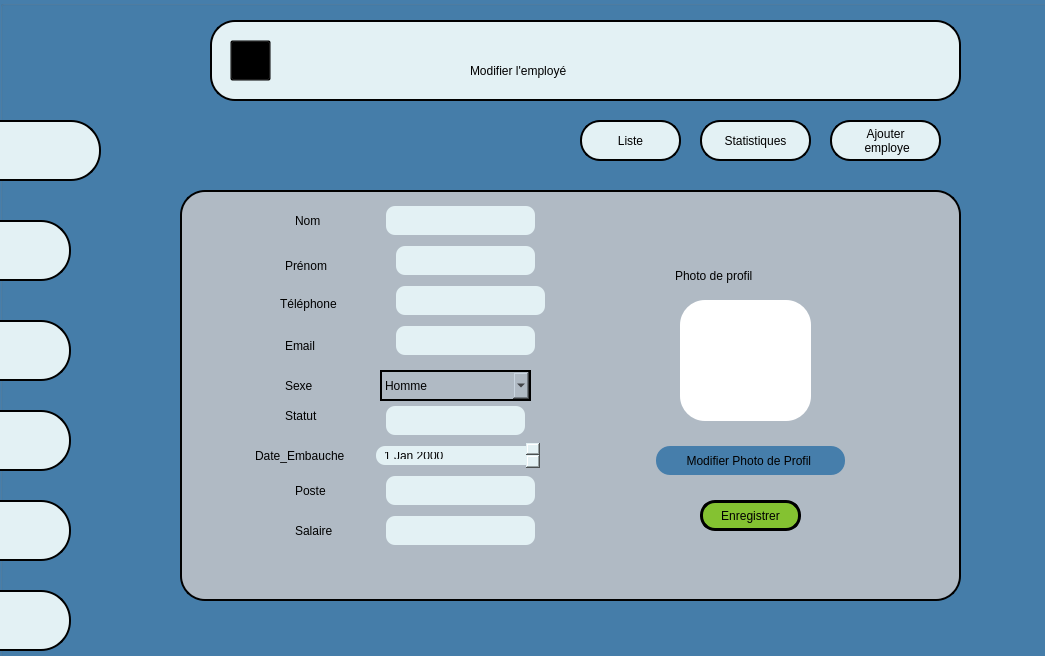
<?xml version="1.0" encoding="UTF-8"?>
<ui version="4.0">
 <class>ModifierDialog</class>
 <widget class="QDialog" name="ModifierDialog">
  <property name="geometry">
   <rect>
    <x>0</x>
    <y>0</y>
    <width>1045</width>
    <height>656</height>
   </rect>
  </property>
  <property name="windowTitle">
   <string>Dialog</string>
  </property>
  <widget class="QGroupBox" name="groupBox">
   <property name="geometry">
    <rect>
     <x>0</x>
     <y>0</y>
     <width>1091</width>
     <height>781</height>
    </rect>
   </property>
   <property name="styleSheet">
    <string notr="true">background-color: rgb(70, 126, 171);</string>
   </property>
   <property name="title">
    <string/>
   </property>
   <widget class="QPushButton" name="pushButton_10">
    <property name="geometry">
     <rect>
      <x>-30</x>
      <y>220</y>
      <width>101</width>
      <height>61</height>
     </rect>
    </property>
    <property name="styleSheet">
     <string notr="true">background-color: rgb(227, 241, 244);
border: 2px solid; /* Ajoute une bordure */
border-image-source: linear-gradient(to right, black, white); /* Définir le gradient */
border-image-slice: 1; /* Permet d'appliquer le gradient sur toute la bordure */
border-radius: 30px; /* Ajuste selon le degré d'arrondi souhaité */
qproperty-iconSize: 42px 42px; /* Ajuste la taille de l'icône */</string>
    </property>
    <property name="text">
     <string/>
    </property>
    <property name="icon">
     <iconset resource="img.qrc">
      <normaloff>:/Desktop/img/5973800-removebg-preview.png</normaloff>:/Desktop/img/5973800-removebg-preview.png</iconset>
    </property>
   </widget>
   <widget class="QPushButton" name="pushButton_4">
    <property name="geometry">
     <rect>
      <x>-40</x>
      <y>500</y>
      <width>111</width>
      <height>61</height>
     </rect>
    </property>
    <property name="styleSheet">
     <string notr="true">background-color: rgb(227, 241, 244);
border: 2px solid; /* Ajoute une bordure */
border-image-source: linear-gradient(to right, black, white); /* Définir le gradient */
border-image-slice: 1; /* Permet d'appliquer le gradient sur toute la bordure */
border-radius: 30px; /* Ajuste selon le degré d'arrondi souhaité */
qproperty-iconSize: 42px 42px; /* Ajuste la taille de l'icône */</string>
    </property>
    <property name="text">
     <string/>
    </property>
    <property name="icon">
     <iconset resource="img.qrc">
      <normaloff>:/Desktop/img/1623971-removebg-preview.png</normaloff>:/Desktop/img/1623971-removebg-preview.png</iconset>
    </property>
   </widget>
   <widget class="QPushButton" name="pushButton_5">
    <property name="geometry">
     <rect>
      <x>-30</x>
      <y>410</y>
      <width>101</width>
      <height>61</height>
     </rect>
    </property>
    <property name="styleSheet">
     <string notr="true">background-color: rgb(227, 241, 244);
border: 2px solid; /* Ajoute une bordure */
border-image-source: linear-gradient(to right, black, white); /* Définir le gradient */
border-image-slice: 1; /* Permet d'appliquer le gradient sur toute la bordure */
border-radius: 30px; /* Ajuste selon le degré d'arrondi souhaité */
qproperty-iconSize: 42px 42px; /* Ajuste la taille de l'icône */</string>
    </property>
    <property name="text">
     <string/>
    </property>
    <property name="icon">
     <iconset resource="img.qrc">
      <normaloff>:/Desktop/img/9321345-removebg-preview.png</normaloff>:/Desktop/img/9321345-removebg-preview.png</iconset>
    </property>
   </widget>
   <widget class="QPushButton" name="pushButton_6">
    <property name="geometry">
     <rect>
      <x>-30</x>
      <y>590</y>
      <width>101</width>
      <height>61</height>
     </rect>
    </property>
    <property name="styleSheet">
     <string notr="true">background-color: rgb(227, 241, 244);
border: 2px solid; /* Ajoute une bordure */
border-image-source: linear-gradient(to right, black, white); /* Définir le gradient */
border-image-slice: 1; /* Permet d'appliquer le gradient sur toute la bordure */
border-radius: 30px; /* Ajuste selon le degré d'arrondi souhaité */
qproperty-iconSize: 42px 42px; /* Ajuste la taille de l'icône */</string>
    </property>
    <property name="text">
     <string/>
    </property>
    <property name="icon">
     <iconset resource="img.qrc">
      <normaloff>:/Desktop/img/4986021-removebg-preview.png</normaloff>:/Desktop/img/4986021-removebg-preview.png</iconset>
    </property>
   </widget>
   <widget class="QPushButton" name="pushButton_3">
    <property name="geometry">
     <rect>
      <x>10</x>
      <y>20</y>
      <width>81</width>
      <height>71</height>
     </rect>
    </property>
    <property name="styleSheet">
     <string notr="true">background: none; /* Supprime le fond */
qproperty-iconSize: 70px 70px; /* Augmente la taille de l'icône */
border: none; /* Supprime la bordure si nécessaire */

</string>
    </property>
    <property name="text">
     <string/>
    </property>
    <property name="icon">
     <iconset resource="img.qrc">
      <normaloff>:/Desktop/img/logo_final-removebg-preview.ico</normaloff>:/Desktop/img/logo_final-removebg-preview.ico</iconset>
    </property>
   </widget>
   <widget class="QPushButton" name="pushButton_7">
    <property name="geometry">
     <rect>
      <x>-30</x>
      <y>320</y>
      <width>101</width>
      <height>61</height>
     </rect>
    </property>
    <property name="styleSheet">
     <string notr="true">background-color: rgb(227, 241, 244);
border: 2px solid; /* Ajoute une bordure */
border-image-source: linear-gradient(to right, black, white); /* Définir le gradient */
border-image-slice: 1; /* Permet d'appliquer le gradient sur toute la bordure */
border-radius: 30px; /* Ajuste selon le degré d'arrondi souhaité */
qproperty-iconSize: 42px 42px; /* Ajuste la taille de l'icône */</string>
    </property>
    <property name="text">
     <string/>
    </property>
    <property name="icon">
     <iconset resource="img.qrc">
      <normaloff>:/Desktop/img/3079026-removebg-preview.png</normaloff>:/Desktop/img/3079026-removebg-preview.png</iconset>
    </property>
   </widget>
   <widget class="QLabel" name="label">
    <property name="geometry">
     <rect>
      <x>210</x>
      <y>20</y>
      <width>751</width>
      <height>81</height>
     </rect>
    </property>
    <property name="styleSheet">
     <string notr="true">background-color: rgb(227, 241, 244);
border: 2px solid; /* Ajoute une bordure */
border-image-source: linear-gradient(to right, black, white); /* Définir le gradient */
border-image-slice: 1; /* Permet d'appliquer le gradient sur toute la bordure */
border-radius: 25px; /* Ajuste selon le degré d'arrondi souhaité */
</string>
    </property>
    <property name="text">
     <string/>
    </property>
   </widget>
   <widget class="QPushButton" name="pushButton_9">
    <property name="geometry">
     <rect>
      <x>230</x>
      <y>40</y>
      <width>41</width>
      <height>41</height>
     </rect>
    </property>
    <property name="styleSheet">
     <string notr="true">background : transparent ;
background-color: transparent;
qproperty-iconSize: 30px 30px; /* Ajuste la taille de l'icône */</string>
    </property>
    <property name="text">
     <string/>
    </property>
    <property name="icon">
     <iconset theme="QIcon::ThemeIcon::SystemLogOut"/>
    </property>
   </widget>
   <widget class="QLabel" name="label_4">
    <property name="geometry">
     <rect>
      <x>470</x>
      <y>50</y>
      <width>291</width>
      <height>41</height>
     </rect>
    </property>
    <property name="styleSheet">
     <string notr="true">background : none ;
font: 700 18pt &quot;Arial&quot;;</string>
    </property>
    <property name="text">
     <string>Modifier l'employé </string>
    </property>
   </widget>
   <widget class="QPushButton" name="liste">
    <property name="geometry">
     <rect>
      <x>580</x>
      <y>120</y>
      <width>101</width>
      <height>41</height>
     </rect>
    </property>
    <property name="styleSheet">
     <string notr="true">background-color: rgb(227, 241, 244);
font: 700 9pt &quot;Segoe UI&quot;;
border: 2px solid black ; /* Ajoute une bordure */
border-image-source: linear-gradient(to right, black, white); /* Définir le gradient */
border-image-slice: 1; /* Permet d'appliquer le gradient sur toute la bordure */
qproperty-iconSize: 20px 20px; /* Ajuste la taille de l'icône */
border-radius: 20px; /* Ajuste selon le degré d'arrondi souhaité */
</string>
    </property>
    <property name="text">
     <string>Liste</string>
    </property>
    <property name="icon">
     <iconset resource="img.qrc">
      <normaloff>:/Desktop/img/570170-removebg-preview[1].png</normaloff>:/Desktop/img/570170-removebg-preview[1].png</iconset>
    </property>
   </widget>
   <widget class="QPushButton" name="stat">
    <property name="geometry">
     <rect>
      <x>700</x>
      <y>120</y>
      <width>111</width>
      <height>41</height>
     </rect>
    </property>
    <property name="styleSheet">
     <string notr="true">background-color: rgb(227, 241, 244);
font: 700 9pt &quot;Segoe UI&quot;;
border: 2px solid black ; /* Ajoute une bordure */
border-image-source: linear-gradient(to right, black, white); /* Définir le gradient */
border-image-slice: 1; /* Permet d'appliquer le gradient sur toute la bordure */
qproperty-iconSize: 20px 20px; /* Ajuste la taille de l'icône */
border-radius: 20px; /* Ajuste selon le degré d'arrondi souhaité */
</string>
    </property>
    <property name="text">
     <string>Statistiques</string>
    </property>
    <property name="icon">
     <iconset resource="img.qrc">
      <normaloff>:/Desktop/img/1170667-removebg-preview.png</normaloff>:/Desktop/img/1170667-removebg-preview.png</iconset>
    </property>
   </widget>
   <widget class="QPushButton" name="ajout">
    <property name="geometry">
     <rect>
      <x>830</x>
      <y>120</y>
      <width>111</width>
      <height>41</height>
     </rect>
    </property>
    <property name="styleSheet">
     <string notr="true">background-color: rgb(227, 241, 244);
font: 700 9pt &quot;Segoe UI&quot;;
border: 2px solid black ; /* Ajoute une bordure */
border-image-source: linear-gradient(to right, black, white); /* Définir le gradient */
border-image-slice: 1; /* Permet d'appliquer le gradient sur toute la bordure */
qproperty-iconSize: 30px 30px; /* Ajuste la taille de l'icône */
border-radius: 20px; /* Ajuste selon le degré d'arrondi souhaité */
</string>
    </property>
    <property name="text">
     <string>Ajouter
 employe</string>
    </property>
    <property name="icon">
     <iconset resource="img.qrc">
      <normaloff>:/Desktop/img/18926930-conception-d-icone-de-formulaire-gratuit-vectoriel-removebg-preview[1].png</normaloff>:/Desktop/img/18926930-conception-d-icone-de-formulaire-gratuit-vectoriel-removebg-preview[1].png</iconset>
    </property>
   </widget>
   <widget class="QGroupBox" name="groupBox_5">
    <property name="enabled">
     <bool>true</bool>
    </property>
    <property name="geometry">
     <rect>
      <x>180</x>
      <y>190</y>
      <width>781</width>
      <height>411</height>
     </rect>
    </property>
    <property name="styleSheet">
     <string notr="true">background-color: rgb(176, 186, 196);
border: 2px solid black ; /* Ajoute une bordure */
border-radius: 25px; /* Ajuste selon le degré d'arrondi souhaité */
</string>
    </property>
    <property name="title">
     <string/>
    </property>
    <widget class="QLabel" name="label_14">
     <property name="geometry">
      <rect>
       <x>110</x>
       <y>20</y>
       <width>81</width>
       <height>21</height>
      </rect>
     </property>
     <property name="styleSheet">
      <string notr="true">border: 2px solid transparent ; /* Ajoute une bordure */
font: 700 12pt &quot;Arial Rounded MT&quot;;
</string>
     </property>
     <property name="text">
      <string>Nom</string>
     </property>
    </widget>
    <widget class="QLineEdit" name="nom">
     <property name="geometry">
      <rect>
       <x>200</x>
       <y>10</y>
       <width>161</width>
       <height>41</height>
      </rect>
     </property>
     <property name="styleSheet">
      <string notr="true">background-color: rgb(227, 241, 244);
border: 12px solid transparent ; /* Ajoute une bordure */
border-image-source: linear-gradient(to right, black, white); /* Définir le gradient */
border-image-slice: 1; /* Permet d'appliquer le gradient sur toute la bordure */
border-radius: 15px; /* Ajuste selon le degré d'arrondi souhaité */

</string>
     </property>
    </widget>
    <widget class="QLabel" name="label_15">
     <property name="geometry">
      <rect>
       <x>100</x>
       <y>60</y>
       <width>141</width>
       <height>31</height>
      </rect>
     </property>
     <property name="styleSheet">
      <string notr="true">border: 2px solid transparent ; /* Ajoute une bordure */
font: 700 12pt &quot;Arial Rounded MT&quot;;
</string>
     </property>
     <property name="text">
      <string>Prénom</string>
     </property>
    </widget>
    <widget class="QLabel" name="label_16">
     <property name="geometry">
      <rect>
       <x>110</x>
       <y>280</y>
       <width>131</width>
       <height>41</height>
      </rect>
     </property>
     <property name="styleSheet">
      <string notr="true">border: 2px solid transparent ; /* Ajoute une bordure */
font: 700 12pt &quot;Arial Rounded MT&quot;;
</string>
     </property>
     <property name="text">
      <string>Poste</string>
     </property>
    </widget>
    <widget class="QLineEdit" name="prenom">
     <property name="geometry">
      <rect>
       <x>210</x>
       <y>50</y>
       <width>151</width>
       <height>41</height>
      </rect>
     </property>
     <property name="styleSheet">
      <string notr="true">background-color: rgb(227, 241, 244);
border: 12px solid transparent ; /* Ajoute une bordure */
border-image-source: linear-gradient(to right, black, white); /* Définir le gradient */
border-image-slice: 1; /* Permet d'appliquer le gradient sur toute la bordure */
border-radius: 15px; /* Ajuste selon le degré d'arrondi souhaité */

</string>
     </property>
    </widget>
    <widget class="QLineEdit" name="telephone">
     <property name="geometry">
      <rect>
       <x>210</x>
       <y>90</y>
       <width>161</width>
       <height>41</height>
      </rect>
     </property>
     <property name="styleSheet">
      <string notr="true">background-color: rgb(227, 241, 244);
border: 12px solid transparent ; /* Ajoute une bordure */
border-image-source: linear-gradient(to right, black, white); /* Définir le gradient */
border-image-slice: 1; /* Permet d'appliquer le gradient sur toute la bordure */
border-radius: 15px; /* Ajuste selon le degré d'arrondi souhaité */

</string>
     </property>
    </widget>
    <widget class="QLineEdit" name="email">
     <property name="geometry">
      <rect>
       <x>210</x>
       <y>130</y>
       <width>151</width>
       <height>41</height>
      </rect>
     </property>
     <property name="styleSheet">
      <string notr="true">background-color: rgb(227, 241, 244);
border: 12px solid transparent ; /* Ajoute une bordure */
border-image-source: linear-gradient(to right, black, white); /* Définir le gradient */
border-image-slice: 1; /* Permet d'appliquer le gradient sur toute la bordure */
border-radius: 15px; /* Ajuste selon le degré d'arrondi souhaité */

</string>
     </property>
    </widget>
    <widget class="QLabel" name="label_17">
     <property name="geometry">
      <rect>
       <x>100</x>
       <y>100</y>
       <width>141</width>
       <height>41</height>
      </rect>
     </property>
     <property name="styleSheet">
      <string notr="true">border:  transparent ;
font: 700 12pt &quot;Arial Rounded MT&quot;;
background : none ;</string>
     </property>
     <property name="text">
      <string>Téléphone
</string>
     </property>
    </widget>
    <widget class="QLabel" name="label_18">
     <property name="geometry">
      <rect>
       <x>100</x>
       <y>200</y>
       <width>121</width>
       <height>51</height>
      </rect>
     </property>
     <property name="styleSheet">
      <string notr="true">border: 2px solid transparent ; /* Ajoute une bordure */
font: 700 12pt &quot;Arial Rounded MT&quot;;
</string>
     </property>
     <property name="text">
      <string>Statut</string>
     </property>
    </widget>
    <widget class="QLabel" name="label_19">
     <property name="geometry">
      <rect>
       <x>70</x>
       <y>240</y>
       <width>271</width>
       <height>51</height>
      </rect>
     </property>
     <property name="styleSheet">
      <string notr="true">border: 2px solid transparent ; /* Ajoute une bordure */
font: 700 12pt &quot;Arial Rounded MT&quot;;
</string>
     </property>
     <property name="text">
      <string>Date_Embauche</string>
     </property>
    </widget>
    <widget class="QLabel" name="label_20">
     <property name="geometry">
      <rect>
       <x>100</x>
       <y>140</y>
       <width>111</width>
       <height>31</height>
      </rect>
     </property>
     <property name="styleSheet">
      <string notr="true">border: 2px solid transparent ; /* Ajoute une bordure */
font: 700 12pt &quot;Arial Rounded MT&quot;;
background : none ;</string>
     </property>
     <property name="text">
      <string>Email</string>
     </property>
    </widget>
    <widget class="QLineEdit" name="poste">
     <property name="geometry">
      <rect>
       <x>200</x>
       <y>280</y>
       <width>161</width>
       <height>41</height>
      </rect>
     </property>
     <property name="styleSheet">
      <string notr="true">background-color: rgb(227, 241, 244);
border: 12px solid transparent ; /* Ajoute une bordure */
border-image-source: linear-gradient(to right, black, white); /* Définir le gradient */
border-image-slice: 1; /* Permet d'appliquer le gradient sur toute la bordure */
border-radius: 15px; /* Ajuste selon le degré d'arrondi souhaité */

</string>
     </property>
    </widget>
    <widget class="QLineEdit" name="statut">
     <property name="geometry">
      <rect>
       <x>200</x>
       <y>210</y>
       <width>151</width>
       <height>41</height>
      </rect>
     </property>
     <property name="styleSheet">
      <string notr="true">background-color: rgb(227, 241, 244);
border: 12px solid transparent ; /* Ajoute une bordure */
border-image-source: linear-gradient(to right, black, white); /* Définir le gradient */
border-image-slice: 1; /* Permet d'appliquer le gradient sur toute la bordure */
border-radius: 15px; /* Ajuste selon le degré d'arrondi souhaité */

</string>
     </property>
    </widget>
    <widget class="QDateEdit" name="date_embauche">
     <property name="geometry">
      <rect>
       <x>190</x>
       <y>250</y>
       <width>171</width>
       <height>31</height>
      </rect>
     </property>
     <property name="styleSheet">
      <string notr="true">background-color: rgb(227, 241, 244);
border: 12px solid transparent ; /* Ajoute une bordure */
border-image-source: linear-gradient(to right, black, white); /* Définir le gradient */
border-image-slice: 1; /* Permet d'appliquer le gradient sur toute la bordure */
border-radius: 15px; /* Ajuste selon le degré d'arrondi souhaité */
</string>
     </property>
    </widget>
    <widget class="QLabel" name="label_21">
     <property name="geometry">
      <rect>
       <x>100</x>
       <y>180</y>
       <width>91</width>
       <height>31</height>
      </rect>
     </property>
     <property name="styleSheet">
      <string notr="true">border: 2px solid transparent ; /* Ajoute une bordure */
font: 700 12pt &quot;Arial Rounded MT&quot;;
</string>
     </property>
     <property name="text">
      <string>Sexe</string>
     </property>
    </widget>
    <widget class="QLabel" name="label_22">
     <property name="geometry">
      <rect>
       <x>110</x>
       <y>320</y>
       <width>201</width>
       <height>41</height>
      </rect>
     </property>
     <property name="styleSheet">
      <string notr="true">border: 2px solid transparent ; /* Ajoute une bordure */
font: 700 12pt &quot;Arial Rounded MT&quot;;
</string>
     </property>
     <property name="text">
      <string>Salaire</string>
     </property>
    </widget>
    <widget class="QLineEdit" name="salaire">
     <property name="geometry">
      <rect>
       <x>200</x>
       <y>320</y>
       <width>161</width>
       <height>41</height>
      </rect>
     </property>
     <property name="styleSheet">
      <string notr="true">background-color: rgb(227, 241, 244);
border: 12px solid transparent ; /* Ajoute une bordure */
border-image-source: linear-gradient(to right, black, white); /* Définir le gradient */
border-image-slice: 1; /* Permet d'appliquer le gradient sur toute la bordure */
border-radius: 15px; /* Ajuste selon le degré d'arrondi souhaité */

</string>
     </property>
    </widget>
    <widget class="QComboBox" name="sexe">
     <property name="geometry">
      <rect>
       <x>200</x>
       <y>180</y>
       <width>151</width>
       <height>31</height>
      </rect>
     </property>
     <item>
      <property name="text">
       <string>Homme</string>
      </property>
     </item>
     <item>
      <property name="text">
       <string>Femme</string>
      </property>
     </item>
    </widget>
    <widget class="QGroupBox" name="groupBox_6">
     <property name="geometry">
      <rect>
       <x>460</x>
       <y>40</y>
       <width>241</width>
       <height>331</height>
      </rect>
     </property>
     <property name="styleSheet">
      <string notr="true">background-color: rgb(176, 186, 196);
border : none ;</string>
     </property>
     <property name="title">
      <string/>
     </property>
     <widget class="QLabel" name="label_25">
      <property name="geometry">
       <rect>
        <x>30</x>
        <y>30</y>
        <width>141</width>
        <height>31</height>
       </rect>
      </property>
      <property name="styleSheet">
       <string notr="true">border: 2px solid transparent ; /* Ajoute une bordure */
font: 700 13pt &quot;Arial Rounded MT&quot;;
</string>
      </property>
      <property name="text">
       <string>Photo de profil</string>
      </property>
     </widget>
     <widget class="QPushButton" name="pushButton_pdp1">
      <property name="geometry">
       <rect>
        <x>40</x>
        <y>70</y>
        <width>131</width>
        <height>121</height>
       </rect>
      </property>
      <property name="styleSheet">
       <string notr="true">background-color: rgb(255, 255, 255);</string>
      </property>
      <property name="text">
       <string/>
      </property>
     </widget>
    </widget>
    <widget class="QPushButton" name="pushButton_modifierPhoto">
     <property name="geometry">
      <rect>
       <x>470</x>
       <y>250</y>
       <width>201</width>
       <height>41</height>
      </rect>
     </property>
     <property name="styleSheet">
      <string notr="true">background-color: rgb(70, 126, 171);
font: 900 10pt &quot;Segoe UI&quot;;
border: 12px solid transparent ; /* Ajoute une bordure */
border-image-source: linear-gradient(to right, black, white); /* Définir le gradient */
border-image-slice: 1; /* Permet d'appliquer le gradient sur toute la bordure */
border-radius: 20px; /* Ajuste selon le degré d'arrondi souhaité */
</string>
     </property>
     <property name="text">
      <string>Modifier Photo de Profil </string>
     </property>
     <property name="icon">
      <iconset theme="QIcon::ThemeIcon::WindowNew"/>
     </property>
    </widget>
    <widget class="QPushButton" name="pushButton_enregistrer">
     <property name="geometry">
      <rect>
       <x>520</x>
       <y>310</y>
       <width>101</width>
       <height>31</height>
      </rect>
     </property>
     <property name="styleSheet">
      <string notr="true">border: 3px solid black;
background-color: rgb(132, 194, 49);
border-radius: 15px;
font: 700 10pt &quot;Arial Rounded MT&quot;;</string>
     </property>
     <property name="text">
      <string>Enregistrer</string>
     </property>
    </widget>
    <widget class="QPushButton" name="pushButton_pdp2">
     <property name="geometry">
      <rect>
       <x>20</x>
       <y>10</y>
       <width>51</width>
       <height>51</height>
      </rect>
     </property>
     <property name="styleSheet">
      <string notr="true">qproperty-iconSize: 70px 70px; /* Ajuste la taille de l'icône */
border : transparent ;
background : none;</string>
     </property>
     <property name="text">
      <string/>
     </property>
     <property name="icon">
      <iconset>
       <normaloff>:/Downloads/istockphoto-1474007937-170667a-removebg-preview.png</normaloff>:/Downloads/istockphoto-1474007937-170667a-removebg-preview.png</iconset>
     </property>
    </widget>
   </widget>
   <widget class="QPushButton" name="pushButton_11">
    <property name="geometry">
     <rect>
      <x>-30</x>
      <y>120</y>
      <width>131</width>
      <height>61</height>
     </rect>
    </property>
    <property name="styleSheet">
     <string notr="true">background-color: rgb(227, 241, 244);
border: 2px solid; /* Ajoute une bordure */
border-image-source: linear-gradient(to right, black, white); /* Définir le gradient */
border-image-slice: 1; /* Permet d'appliquer le gradient sur toute la bordure */
border-radius: 30px; /* Ajuste selon le degré d'arrondi souhaité */
qproperty-iconSize: 42px 42px; /* Ajuste la taille de l'icône */</string>
    </property>
    <property name="text">
     <string/>
    </property>
    <property name="icon">
     <iconset resource="img.qrc">
      <normaloff>:/Desktop/img/employe.png</normaloff>:/Desktop/img/employe.png</iconset>
    </property>
   </widget>
  </widget>
 </widget>
 <resources>
  <include location="img.qrc"/>
 </resources>
 <connections/>
</ui>
